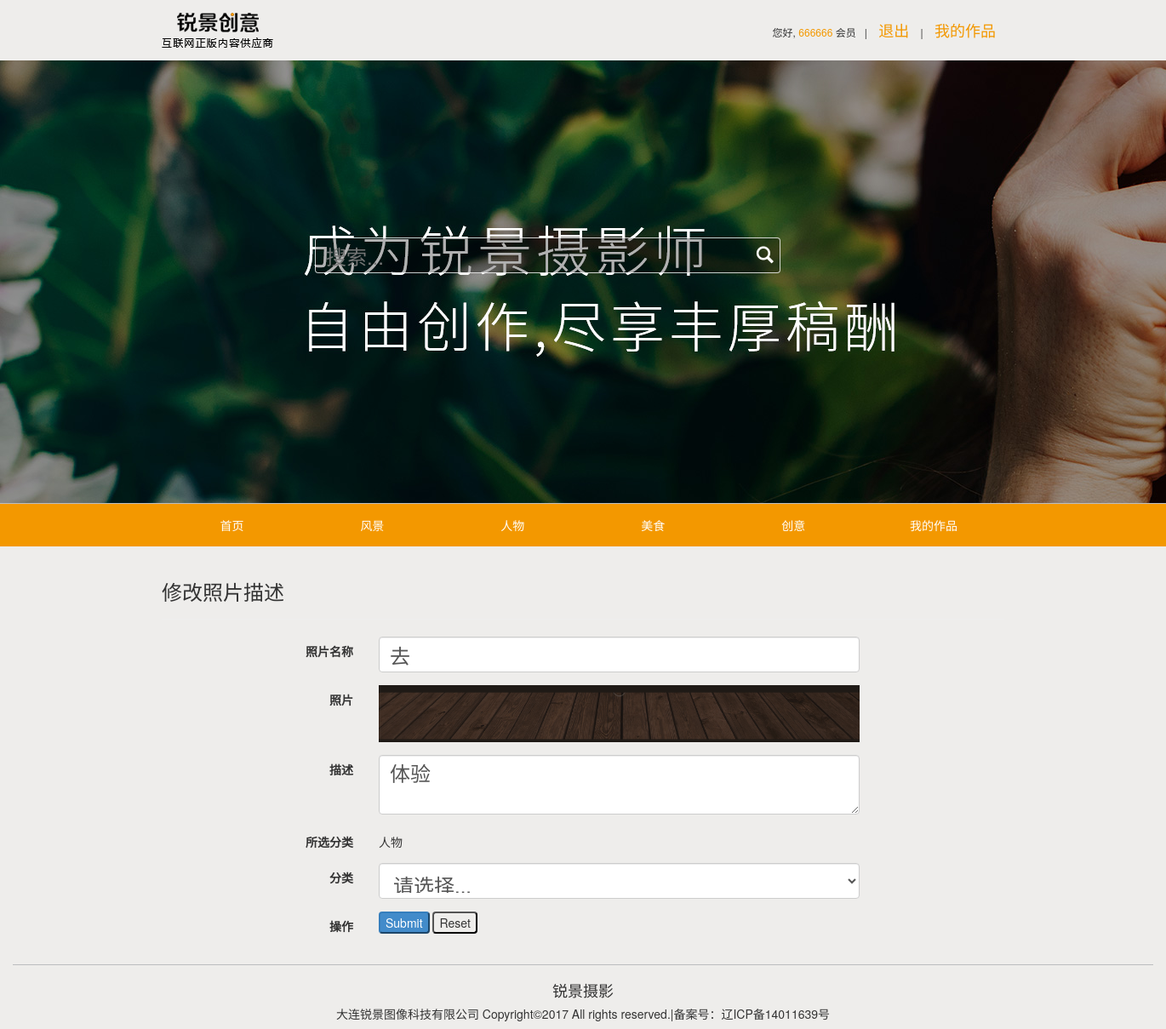
The page /changepic.php?id=9 (signed in) on the database its author committed.
### tables this page shows
CREATE TABLE `picture` (
  `pictureid` int(11) NOT NULL,
  `picturename` varchar(600) NOT NULL,
  `img` varchar(150) NOT NULL,
  `type` varchar(8) NOT NULL,
  `say` varchar(1000) NOT NULL,
  `photographer` varchar(30) NOT NULL DEFAULT 'admin'
);

### changepic.php (the view, shortened to what this page needs)
<?php
$id = $_GET['id'];
?>
  <?php include("shujuku.php") ?>
    <!DOCTYPE html>
    <html lang="zh-cn">
    <head>
      <link href="css/bootstrap.min.css" rel="stylesheet">
      <link href="css/main.css" rel="stylesheet">
    </head>
    <body>
      <?php
        include("dingbu.php");
        $username= $_SESSION['username'];
        $sql ="SELECT pictureid,picturename,img,type,say FROM picture WHERE photographer = '$username' AND pictureid = '$id' ";
        $result = mysqli_query($conn,$sql);
        if(mysqli_affected_rows($conn)>0) {
            mysqli_data_seek($result,0);
            while ($row = mysqli_fetch_array($result)) {
        ?>
        <div class="container">
          <div class="row clearfix">
          <div class="col-xs-12 column margin5">
              <div class="page-header">
                <h3>
                修改照片描述
                </h3>
              </div>
          </div>
          <div class="col-xs-12 column ">
          <form class="form-horizontal" action="dochangepic.php" method="post" enctype="multipart/form-data">
              <fieldset>
                <div class="form-group">
                  <label class="col-md-3 control-label" for="picturename">照片名称</label>
                  <div class="col-md-7">
                    <input id="picturename" name="picturename" type="text" placeholder="" value="<?=$row['picturename']?>" class="form-control input-md" required="">
                  </div>
                </div>
                <div class="form-group">
                  <label class="col-md-3 control-label" for="img">照片</label>
                  <div class="col-md-7">
                    <img src="<?=$row['img']?>" class="img-responsive" />
                  </div>
                </div>
                <div class="form-group">
                  <label class="col-md-3 control-label" for="say">描述</label>
                  <div class="col-md-7">
                    <textarea class="form-control" id="say" name="say"  ><?=$row['say']?></textarea>
                  </div>
                </div>
                <div class="form-group">
                  <label class="col-md-3 control-label" for="types">所选分类</label>
                  <div class="col-md-7">
                  <p class="form-control-static"><?=$row['type']?></p>
                  </div>
                </div>
                <div class="form-group">
                  <label class="col-md-3 control-label" for="type">分类</label>
                  <div class="col-md-7">
                    <select id="type" name="type" class="form-control" required>
                      <option value="" disabled selected>请选择...</option>
                    </select>
                  </div>
                </div>
                <div class="form-group">
                  <label class="col-md-3 control-label" for="">操作</label>
                  <div class="col-md-8">
                    <input type="submit" class="btn btn-primary"></input>
                    <input type="reset" id="reset" class="btn btn-default"></input>
                  </div>
                </div>
              </fieldset>
            </form>
          </div>
          </div>
        </div>
        <?php
        }
    }else{
        echo "<td colspan='6'><p class='text-center'>未上传图片，请上传</p></td></tr>";
    }
          include("weibu.php");
        ?>
    </body>
    </html>

### css/main.css (style rules this page uses)
body { min-width: 1360px; background-color: #eeedeb; }
.container { width: 1050px; }
.form-control { height: 42px; font-size: 24px; line-height: 28px; }
.margin5 { margin-top:0px; margin-bottom:0px; }

### rows shown on the page
picture: picturename "去", img (picture), say "体验", type "人物"

### other values the page prints
$username "666666"
